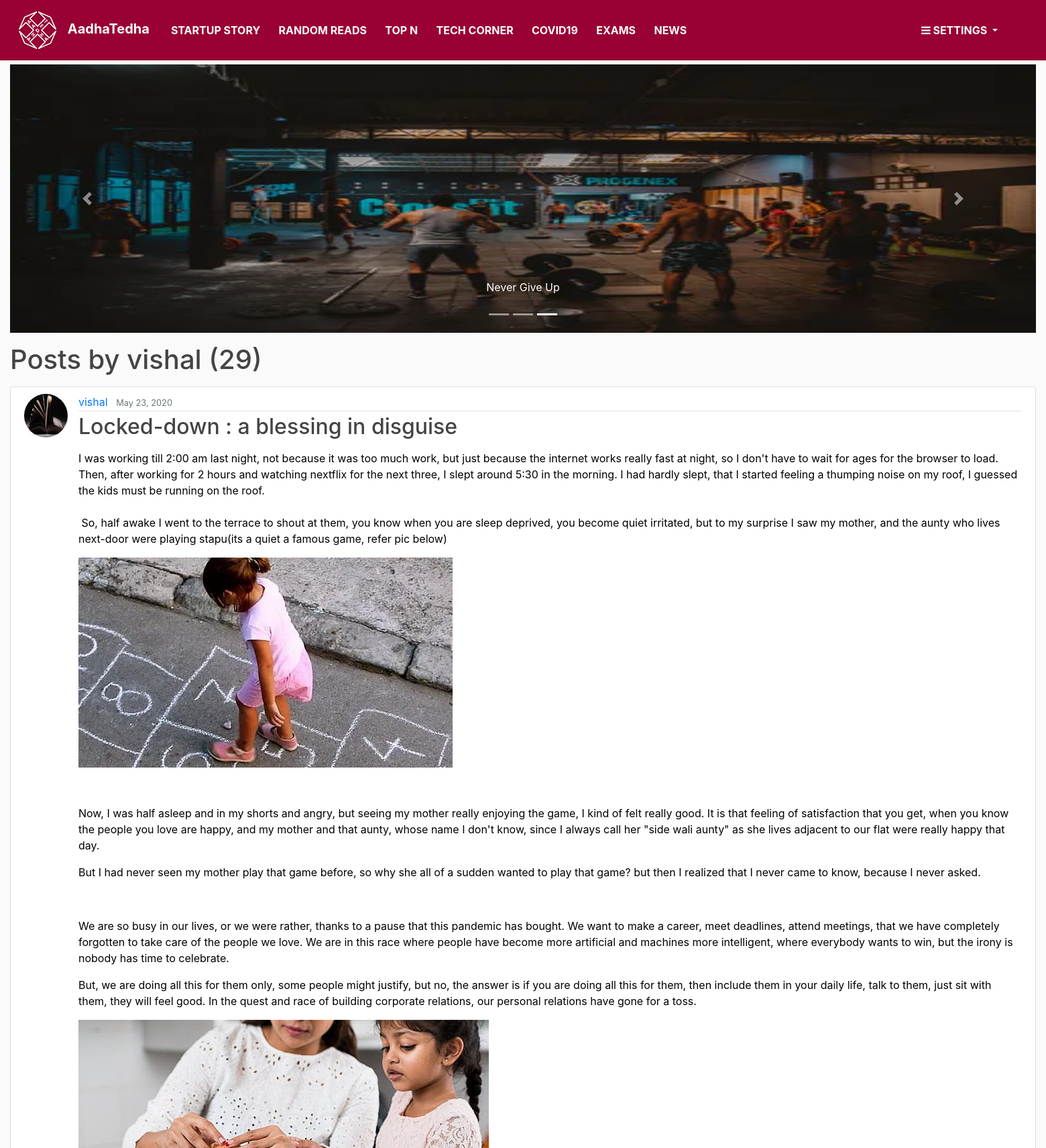
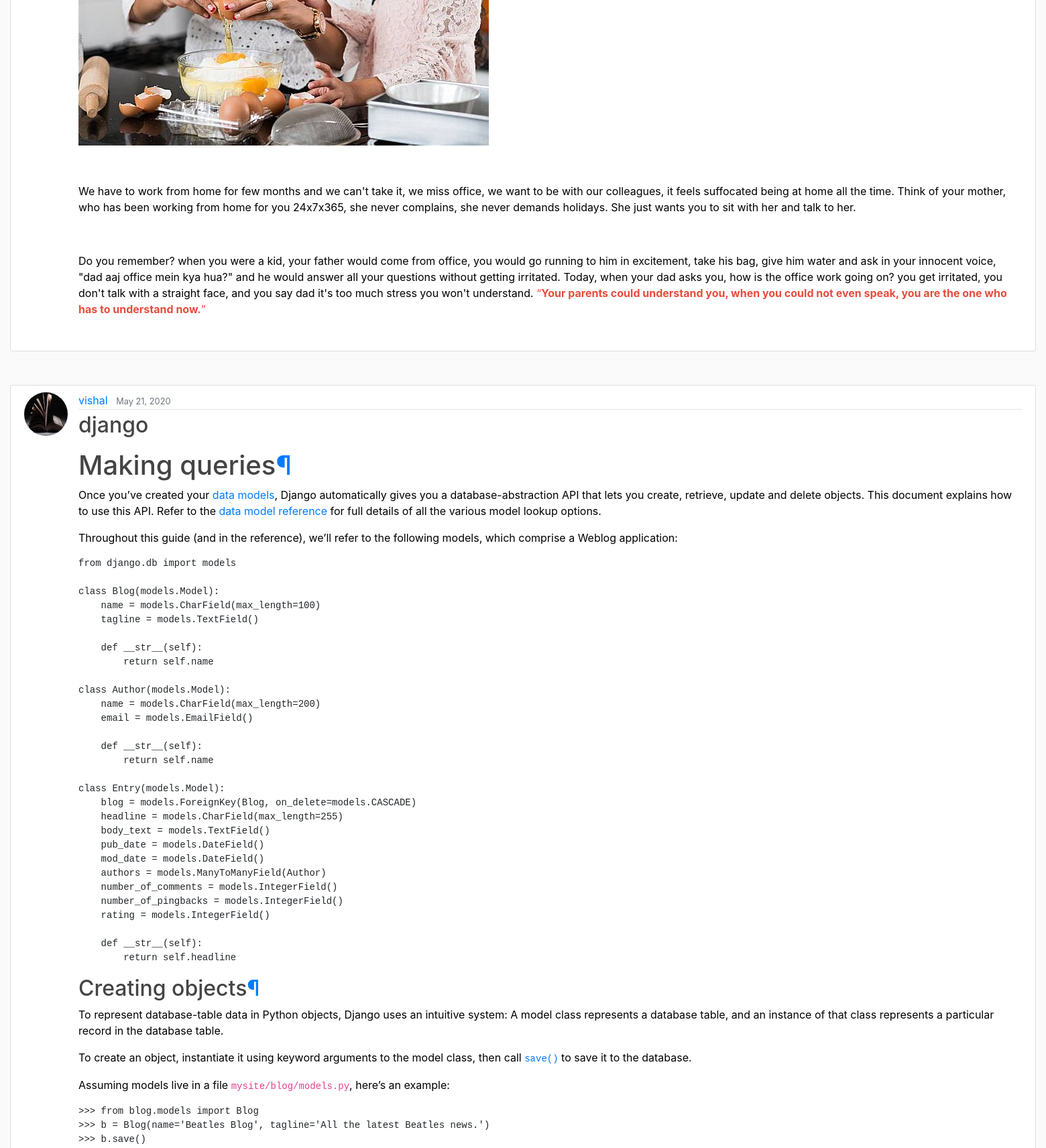
The app's page /user/vishal (upper part) with its own data (2 pictures, top to bottom).
### blog/models.py (models this page shows, shortened)
class Post(models.Model):
	author = models.ForeignKey(User, on_delete=models.CASCADE)
	title = models.CharField(max_length=100)
	section_CHOICES = [('Startup Story', 'Startup Story'), ('Random Reads', 'Random Reads'),
	('Top N', 'Top N'), ('Tech Corner', 'Tech Corner'), ('Convid-19', 'Covid-19'),
	('News', 'News'), ('Competetive Exams', 'Competetive Exams')]
	section = models.CharField(max_length=100, choices=section_CHOICES, default='Random Reads')
	content = RichTextUploadingField(blank=True)
	content2 = RichTextUploadingField(blank=True, config_name='special',
                                      external_plugin_resources=[
                                          ('youtube',
                                            '/static/blog/vendor/ckeditor_plugins/youtube/youtube/',
                                            'plugin.js',
                                            )
                                      ])
	date_posted = models.DateTimeField(default=timezone.now)
	last_edit = models.DateTimeField(auto_now=True)
	likes = models.IntegerField(default=0)
	dislikes = models.IntegerField(default=0)
	claps = models.IntegerField(default=0)

### users/models.py (models this page shows, shortened)
class Profile(models.Model):
    user = models.OneToOneField(User, on_delete=models.CASCADE)
    image = models.ImageField(default='default.jpg', upload_to='profile_pics')

### blog/views.py (the view)
# urls.py: path('user/<str:username>', UserPostListView.as_view(), name='user-posts'),
class UserPostListView(ListView):
    model = Post
    template_name = 'blog/user_posts.html'  # <app>/<model>_<viewtype>.html
    context_object_name = 'posts'
    paginate_by = 9
    def get_queryset(self):
        user = get_object_or_404(User, username=self.kwargs.get('username'))
        return Post.objects.filter(author=user).order_by('-date_posted')

### blog/templates/blog/user_posts.html (shortened to what this page needs)
{% extends "blog/base.html" %}
{% block content %}
    <h1 class="mb-3">Posts by {{ view.kwargs.username }} ({{ page_obj.paginator.count }})</h1>
    {% for post in posts %}
        <article class="media content-section">
          <img class="rounded-circle article-img" src="{{ post.author.profile.image.url }}">
          <div class="media-body">
            <div class="article-metadata">
              <a class="mr-2" href="{% url 'user-posts' post.author.username %}">{{ post.author }}</a>
              <small class="text-muted">{{ post.date_posted|date:"F d, Y" }}</small>
            </div>
            <h2><a class="article-title" href="{% url 'post-detail' post.id %}">{{ post.title }}</a></h2>
            <p class="article-content">{{ post.content|safe }}</p>
          </div>
        </article>
    {% endfor %}
{% endblock content %}

### blog/templates/blog/base.html (shortened to what this page needs)
{% load static %}
<!DOCTYPE html>
<html>
<head>
    <link rel="stylesheet" href="https://maxcdn.bootstrapcdn.com/bootstrap/4.0.0/css/bootstrap.min.css">
    <link rel="stylesheet" type="text/css" href="{% static 'blog/main.css' %}">
    <link rel="stylesheet" type="text/css"
    href="{% static 'blog/bootstrap-social/bootstrap-social.css' %}">
    <link rel="stylesheet"
    href="{% static 'blog/font-awesome/css/font-awesome.min.css' %}">
</head>
<body class="text-dark">
    <header class="site-header">
      <nav class="navbar navbar-expand-lg navbar-dark fixed-top py-0"
        style="font-weight:750; background-color: #990033; opacity:1.0">
          <a class="navbar-brand mr-4 " href="{% url 'blog-home' %}">
             <img class="d-inline-block " src="{% static 'blog/logo16.png' %}" width="80" height="80"> AadhaTedha</a>
          <div class="collapse navbar-collapse" id="navbarToggle">
            <div class="navbar-nav mr-auto">
              <a class="nav-item nav-link text-white" href="{% url 'section-home' 'startup' %}"> {{"Startup Story"|upper}} </a>  &nbsp &nbsp
              <a class="nav-item nav-link text-white" href="{% url 'section-home' 'random' %}">{{"Random Reads"|upper}}  </a>  &nbsp &nbsp
              <a class="nav-item nav-link text-white" href="{% url 'section-home' 'topn' %}">{{"Top N"|upper}}  </a>  &nbsp &nbsp
              <a class="nav-item nav-link text-white" href="{% url 'section-home' 'techcorner' %}"> {{"Tech corner"|upper}}</a>  &nbsp &nbsp
              <a class="nav-item nav-link text-white" href="{% url 'section-home' 'covid19' %}"> {{"Covid19"|upper}}</a> &nbsp &nbsp
              <a class="nav-item nav-link text-white" href="{% url 'section-home' 'compexam' %}"> {{"Exams"|upper}}</a> &nbsp &nbsp
              <a class="nav-item nav-link text-white" href="{% url 'section-home' 'news' %}"> {{"News"|upper}}</a>
            </div>
            <div class="navbar-nav">
              <li class="nav-item  dropdown mr-5" >
                <a class="nav-link text-white dropdown-toggle" href="#" id="navbarDropdownMenuLink" data-toggle="dropdown" aria-haspopup="true" aria-expanded="false">
                  <i class="fa fa-bars"></i> {{"Settings"|upper}}
                </a>
              </li>
            </div>
          </div>
      </nav>
    </header>
    <main role="main" class="container-fluid">
      <div class="row">
        <div class="col-md-12" style="margin-bottom:100p;">
          <div id="carouselExampleIndicators" class="carousel slide mb-3 mt-3" data-ride="carousel">
          <ol class="carousel-indicators">
            <li data-target="#carouselExampleIndicators" data-slide-to="0" class="active"></li>
            <li data-target="#carouselExampleIndicators" data-slide-to="1"></li>
            <li data-target="#carouselExampleIndicators" data-slide-to="2"></li>
          </ol>
          <div class="carousel-inner">
            <div class="carousel-item">
              <img class="d-block w-100" src="{% static 'blog/carousel_img/3.webp' %}" height="400px;" alt="Third slide">
                  <div class="carousel-caption d-none d-md-block">
                    <p>Never Give Up</p>
                  </div>
            </div>
          </div>
          <a class="carousel-control-prev" href="#carouselExampleIndicators" role="button" data-slide="prev">
            <span class="carousel-control-prev-icon" aria-hidden="true"></span>
          </a>
          <a class="carousel-control-next" href="#carouselExampleIndicators" role="button" data-slide="next">
            <span class="carousel-control-next-icon" aria-hidden="true"></span>
          </a>
        </div>
          <div class="row">
            <div class="col-md-12">
            {% block content %}{% endblock %}
            </div>
          </div>
        </div>
      </div>
    </main>
</body>
</html>

### blog/static/blog/main.css (style rules this page uses)
body { background: #fafafa; color: #333333; margin-top: 5rem; }
h1, h2, h3, h4, h5, h6 { color: #444444; }
.site-header .navbar-nav .nav-link { color: #cbd5db; }
.article-title { color: #444444; }
.article-content { white-space: pre-line; }
.article-img { height: 65px; width: 65px; margin-right: 16px; }
.article-metadata { padding-bottom: 1px; margin-bottom: 4px; border-bottom: 1px solid #e3e3e3 }
.content-section { color: black; background: #ffffff; padding: 10px 20px; border: 1px solid #dddddd; border-radius: 3px; margin-bottom: 50px; }

### records on screen
Post: section "TOP N"
Post: author.profile.image (picture), author "vishal", date_posted "May 23, 2020", title "Locked-down : a blessing in disguise", content "I was working till 2:00 am last night, not because it was too much work, but just because the internet works really fast at night, so I don't have to wait for ages for the browser to load. Then, after working for 2 hours and watching nextflix for the next three, I slept around 5:30 in the morning. I had hardly slept, that I started feeling a thumping noise on my roof, I guessed the kids must be running on the roof. So, half awake I went to the terrace to shout at them, you know when you are sleep deprived, you become quiet irritated, but to my surprise I saw my mother, and the aunty who lives next-door were playing stapu(its a quiet a famous game, refer pic below) Now, I was half asleep and…", content (picture)
Post: author.profile.image (picture), author "vishal", date_posted "May 21, 2020", title "django", content "Making queries ¶ Once you’ve created your data models , Django automatically gives you a database-abstraction API that lets you create, retrieve, update and delete objects. This document explains how to use this API. Refer to the data model reference for full details of all the various model lookup options. Throughout this guide (and in the reference), we’ll refer to the following models, which comprise a Weblog application: from django.db import models class Blog(models.Model): name = models.CharField(max_length=100) tagline = models.TextField() def __str__(self): return self.name class Author(models.Model): name = models.CharField(max_length=200) email = models.EmailField() def…"

### other values on screen
{{ "Startup Story"|upper }} "STARTUP STORY"
{{ "Random Reads"|upper }} "RANDOM READS"
{{ "Tech corner"|upper }} "TECH CORNER"
{{ "Covid19"|upper }} "COVID19"
{{ "Exams"|upper }} "EXAMS"
{{ "News"|upper }} "NEWS"
{{ "Settings"|upper }} "SETTINGS"
{{ view.kwargs.username }} "vishal"
{{ page_obj.paginator.count }} "29"
